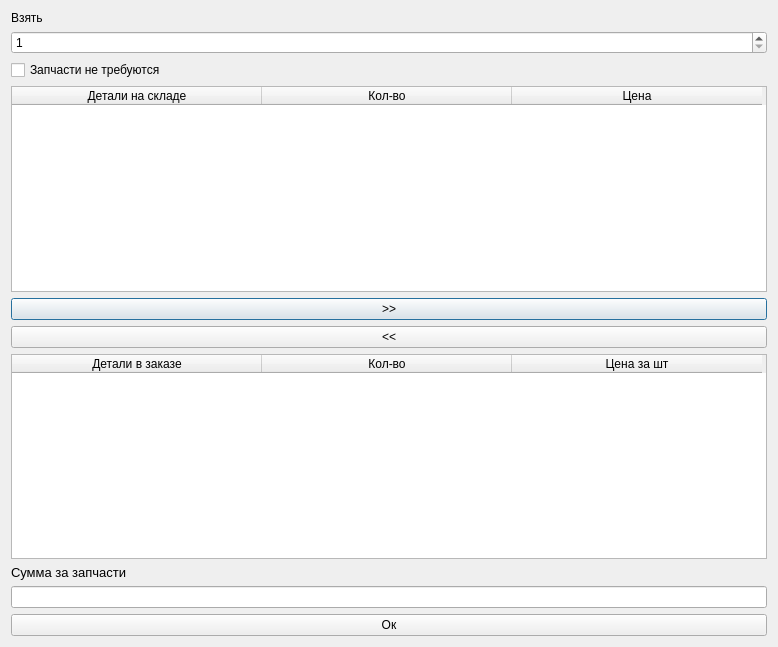
<?xml version="1.0" encoding="UTF-8"?>
<ui version="4.0">
 <class>Dialog</class>
 <widget class="QDialog" name="Dialog">
  <property name="geometry">
   <rect>
    <x>0</x>
    <y>0</y>
    <width>778</width>
    <height>647</height>
   </rect>
  </property>
  <property name="windowTitle">
   <string>Услуга и запчасти</string>
  </property>
  <property name="windowIcon">
   <iconset>
    <normaloff>favicon.ico</normaloff>favicon.ico</iconset>
  </property>
  <layout class="QVBoxLayout" name="verticalLayout">
   <item>
    <widget class="QLabel" name="label_2">
     <property name="text">
      <string>Взять</string>
     </property>
    </widget>
   </item>
   <item>
    <widget class="QSpinBox" name="countParts">
     <property name="minimum">
      <number>1</number>
     </property>
     <property name="maximum">
      <number>100000</number>
     </property>
     <property name="value">
      <number>1</number>
     </property>
     <property name="displayIntegerBase">
      <number>10</number>
     </property>
    </widget>
   </item>
   <item>
    <widget class="QCheckBox" name="checkBox">
     <property name="text">
      <string>Запчасти не требуются</string>
     </property>
    </widget>
   </item>
   <item>
    <widget class="QTableWidget" name="ableParts">
     <property name="editTriggers">
      <set>QAbstractItemView::NoEditTriggers</set>
     </property>
     <property name="selectionBehavior">
      <enum>QAbstractItemView::SelectRows</enum>
     </property>
     <attribute name="horizontalHeaderDefaultSectionSize">
      <number>250</number>
     </attribute>
     <attribute name="horizontalHeaderStretchLastSection">
      <bool>false</bool>
     </attribute>
     <attribute name="verticalHeaderStretchLastSection">
      <bool>false</bool>
     </attribute>
     <column>
      <property name="text">
       <string>Детали на складе</string>
      </property>
     </column>
     <column>
      <property name="text">
       <string>Кол-во</string>
      </property>
     </column>
     <column>
      <property name="text">
       <string>Цена</string>
      </property>
     </column>
    </widget>
   </item>
   <item>
    <widget class="QPushButton" name="addZapch">
     <property name="text">
      <string>&gt;&gt;</string>
     </property>
    </widget>
   </item>
   <item>
    <widget class="QPushButton" name="delZapch">
     <property name="text">
      <string>&lt;&lt;</string>
     </property>
    </widget>
   </item>
   <item>
    <widget class="QTableWidget" name="chosedParts">
     <property name="editTriggers">
      <set>QAbstractItemView::NoEditTriggers</set>
     </property>
     <property name="selectionBehavior">
      <enum>QAbstractItemView::SelectRows</enum>
     </property>
     <attribute name="horizontalHeaderDefaultSectionSize">
      <number>250</number>
     </attribute>
     <attribute name="horizontalHeaderStretchLastSection">
      <bool>false</bool>
     </attribute>
     <attribute name="verticalHeaderStretchLastSection">
      <bool>false</bool>
     </attribute>
     <column>
      <property name="text">
       <string>Детали в заказе</string>
      </property>
     </column>
     <column>
      <property name="text">
       <string>Кол-во</string>
      </property>
     </column>
     <column>
      <property name="text">
       <string>Цена за шт</string>
      </property>
     </column>
    </widget>
   </item>
   <item>
    <widget class="QLabel" name="label_10">
     <property name="font">
      <font>
       <pointsize>10</pointsize>
      </font>
     </property>
     <property name="text">
      <string>Сумма за запчасти</string>
     </property>
    </widget>
   </item>
   <item>
    <widget class="QLineEdit" name="costZapchEdit">
     <property name="readOnly">
      <bool>true</bool>
     </property>
    </widget>
   </item>
   <item>
    <widget class="QPushButton" name="pushButton">
     <property name="text">
      <string>Oк</string>
     </property>
    </widget>
   </item>
  </layout>
 </widget>
 <resources/>
 <connections/>
</ui>
